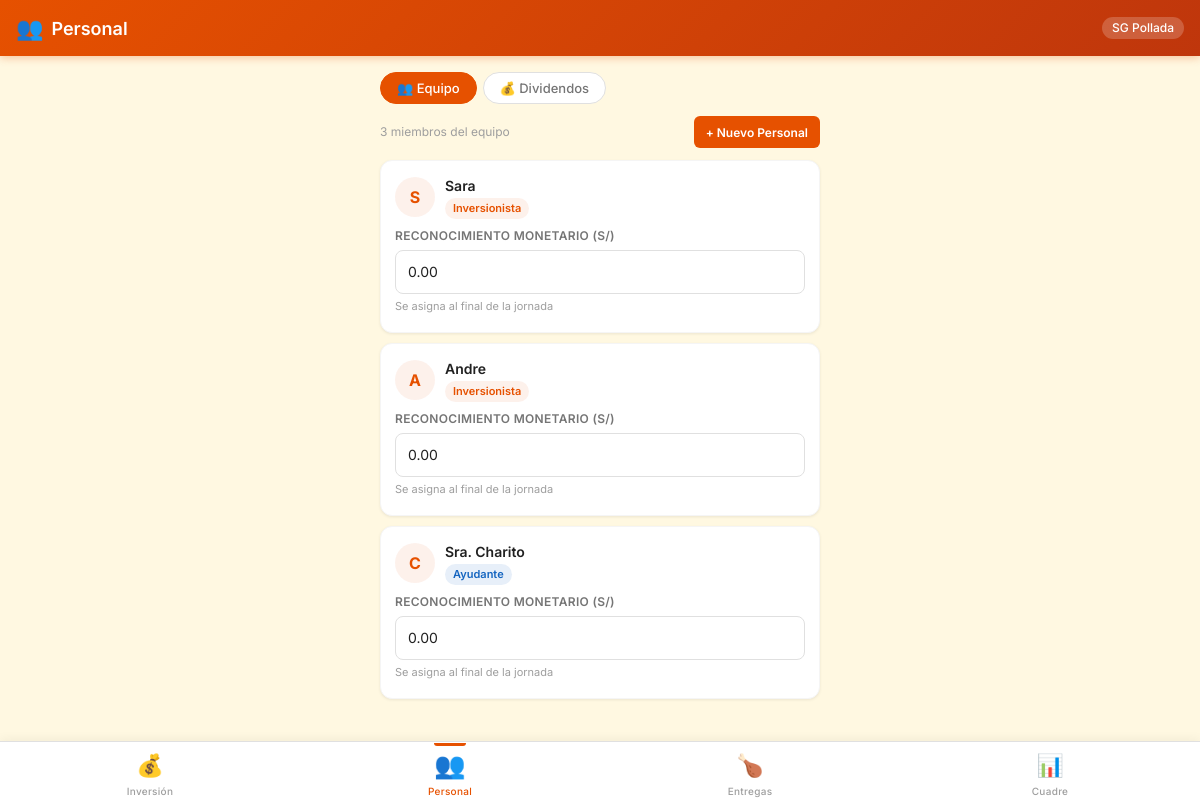
Page /?page=personal on the committed database.
### tables this page shows
CREATE TABLE personal (
    id INT AUTO_INCREMENT PRIMARY KEY,
    nombres VARCHAR(100) NOT NULL,
    participacion ENUM('inversionista', 'ayudante') NOT NULL,
    reconocimiento_monetario DECIMAL(10,2) DEFAULT 0.00
);

### index.php (called while the page is built, shortened)
<?php
$page = $_GET['page'] ?? 'entrega';
include __DIR__ . '/views/layout/header.php';
include __DIR__ . '/views/' . $page . '.php';
include __DIR__ . '/views/layout/footer.php';

### views/personal.php (the view, shortened to what this page needs)
<?php
$personal = $pdo->query("SELECT * FROM personal ORDER BY participacion, id")->fetchAll();
$iniciales = [
    'Sara' => 'S',
    'Andre' => 'A',
    'Sra. Charito' => 'C'
];
?>
<div class="section-tabs">
    <button class="tab-pill active" data-tab="equipo" data-group="pers">👥 Equipo</button>
    <button class="tab-pill" data-tab="dividendos" data-group="pers">💰 Dividendos</button>
</div>
<div class="tab-content active" id="tab-equipo" data-group="pers">
    <div class="d-flex justify-between align-center mb-12">
        <span class="fs-sm text-muted"><?= count($personal) ?> miembros del equipo</span>
        <button class="btn btn-primary btn-sm" onclick="newPersonal()">+ Nuevo Personal</button>
    </div>
    <?php foreach ($personal as $p): ?>
        <div class="card">
            <div class="card-header">
                <div class="d-flex align-center gap-10">
                    <div style="width:40px;height:40px;border-radius:50%;background:var(--primary-bg);display:flex;align-items:center;justify-content:center;font-weight:700;color:var(--primary);font-size:16px;">
                        <?= $iniciales[$p['nombres']] ?? strtoupper(substr($p['nombres'], 0, 1)) ?>
                    </div>
                    <div>
                        <div class="card-title"><?= htmlspecialchars($p['nombres']) ?></div>
                        <div class="card-subtitle">
                            <span class="badge <?= $p['participacion'] === 'inversionista' ? 'badge-primary' : 'badge-info' ?>">
                                <?= ucfirst($p['participacion']) ?>
                            </span>
                        </div>
                    </div>
                </div>
            </div>
            <div class="card-body">
                <div class="form-group mb-4">
                    <label class="form-label">Reconocimiento Monetario (S/)</label>
                    <input type="number" step="0.01" class="form-control"
                           value="<?= $p['reconocimiento_monetario'] ?>"
                           onchange="saveReconocimiento(<?= $p['id'] ?>, this)"
                           placeholder="0.00">
                    <div class="form-hint">Se asigna al final de la jornada</div>
                </div>
            </div>
        </div>
    <?php endforeach; ?>
</div>

### views/layout/header.php (shortened to what this page needs)
<!DOCTYPE html>
<html lang="es">
<head>
    <link rel="stylesheet" href="assets/css/styles.css">
</head>
<body>
    <header class="app-header">
        <h1>
            <?php
            $titles = [
                'inversion' => ['icon' => '💰', 'text' => 'Inversión'],
                'personal'  => ['icon' => '👥', 'text' => 'Personal'],
                'entrega'   => ['icon' => '🍗', 'text' => 'Entregas'],
                'cuadre'    => ['icon' => '📊', 'text' => 'Cuadre'],
            ];
            $t = $titles[$page] ?? $titles['entrega'];
            echo '<span class="icon">' . $t['icon'] . '</span> ' . $t['text'];
            ?>
        </h1>
        <span class="header-badge">SG Pollada</span>
    </header>
    <main class="main-content">

### views/layout/footer.php (shortened to what this page needs)
    </main>
    <nav class="bottom-nav">
        <a href="?page=inversion" class="nav-item <?= $page === 'inversion' ? 'active' : '' ?>">
            <span class="nav-icon">💰</span>
            <span class="nav-label">Inversión</span>
        </a>
        <a href="?page=personal" class="nav-item <?= $page === 'personal' ? 'active' : '' ?>">
            <span class="nav-icon">👥</span>
            <span class="nav-label">Personal</span>
        </a>
        <a href="?page=entrega" class="nav-item <?= $page === 'entrega' ? 'active' : '' ?>">
            <span class="nav-icon">🍗</span>
            <span class="nav-label">Entregas</span>
        </a>
        <a href="?page=cuadre" class="nav-item <?= $page === 'cuadre' ? 'active' : '' ?>">
            <span class="nav-icon">📊</span>
            <span class="nav-label">Cuadre</span>
        </a>
    </nav>
</body>
</html>

### rows in the picture
personal: nombres "S", nombres "Sara", participacion "Inversionista", reconocimiento_monetario "0.00"
personal: nombres "A", nombres "Andre", participacion "Inversionista", reconocimiento_monetario "0.00"
personal: nombres "C", nombres "Sra. Charito", participacion "Ayudante", reconocimiento_monetario "0.00"

### other values in the picture
$t['icon'] "👥"
$t['text'] "Personal"
count($personal) "3"
